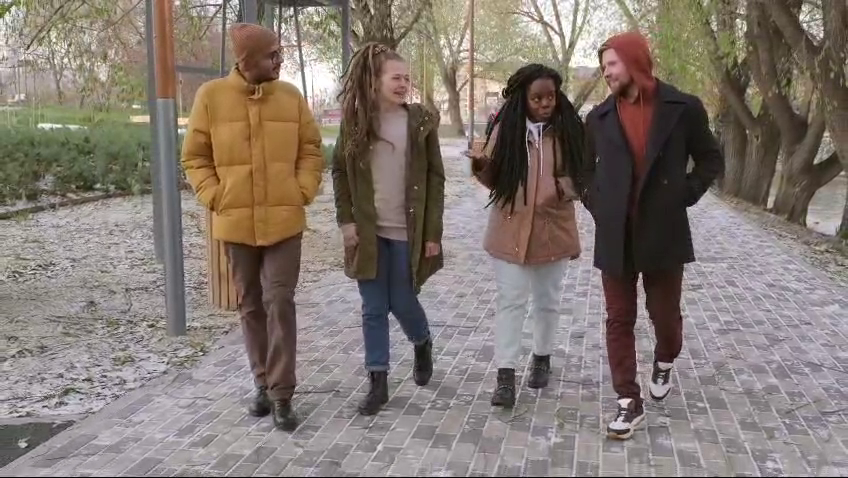
#> input picture frame 41 of walking video 2.mp4, 848 x 478 px
$ python Untitled36.py
#> lines starting #> are read from the running program, lines starting #| are printed output that depends on the picture; pictures that were not available may be replaced by others from this repository, and a replacement may not be noted
#!/usr/bin/env python
# coding: utf-8

# ### CAR & PEDESTRAIN DETECTION
# pedistrain detection
# In[ ]:


import cv2
import numpy as np

#create our body classifier
body_classifier = cv2.CascadeClassifier("D:\\Data Science with AI\\object dection\\Haarcascades\\haarcascade_fullbody.xml")

#initiate videio capture for video file
cap = cv2.VideoCapture("C:\\Users\\Achal Raghorte\\OneDrive\\Pictures\\image classification\\walking video 2.mp4")

#loop once video is successfully loaded
while cap.isOpened():

    #read first frame
    ret , frame =cap.read() #'ret':A boolean value indicating whether the frame was successfully read or not.
#> frame is the input picture: shape (478, 848, 3); mean B, G, R 114, 120.9, 131.6
    #frame = cv2.resize(frame ,None,fx=0.5, fy=0.5 ,interpolation =cv2.INTER_LINEAR)

    gray = cv2.cvtColor(frame ,cv2.COLOR_BGR2GRAY)
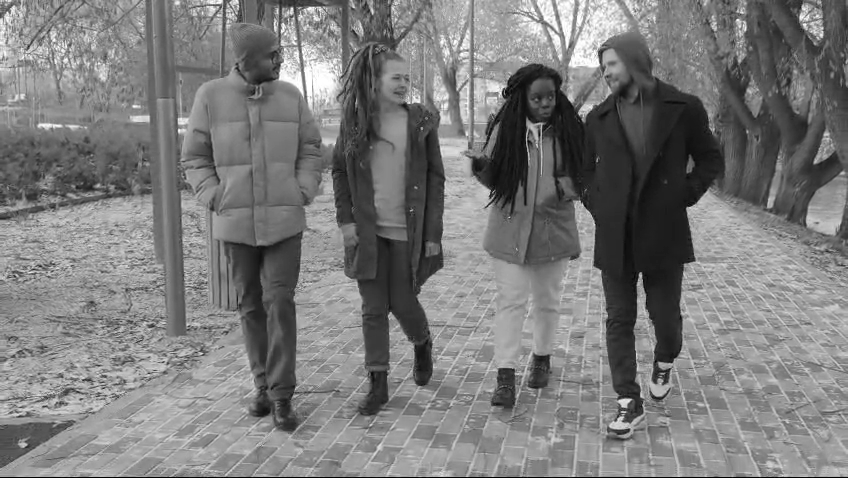
#> gray: shape (478, 848); min 0, max 255, mean 123.3
    #pass frame to our body classifier
    bodies = body_classifier.detectMultiScale(gray , 1.2, 3)
#> bodies = [[193, 157, 151, 302], [290, 73, 187, 373]]

    #extract bounding boxes for any bodies indentified
    for (x,y,w,h) in bodies:
        cv2.rectangle(frame ,(x,y) ,(x+w,y+h),(0,255,255),2)
        cv2.imshow('Pedestrains' , frame)
#> this loop made 2 passes
#> pass 1, `cv2.imshow('Pedestrains' , frame)`:
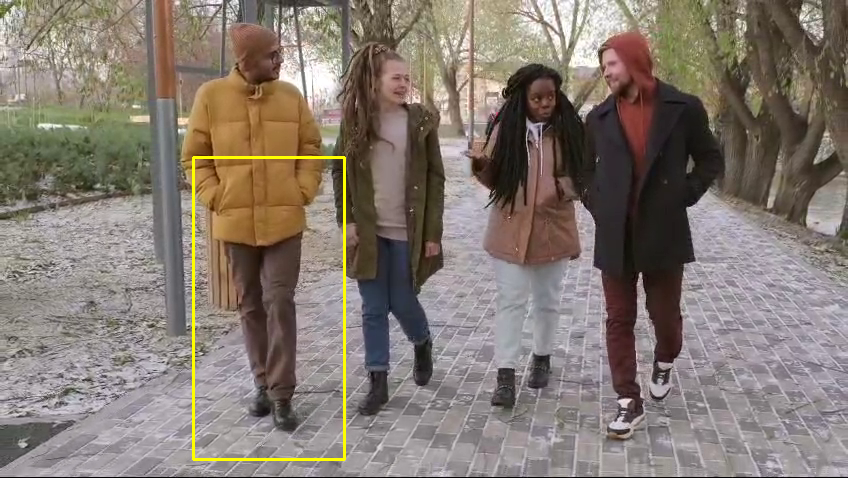
#> window 'Pedestrains': shape (478, 848, 3); mean B, G, R 113.2, 121.8, 132.3
#> pass 2, `cv2.imshow('Pedestrains' , frame)`:
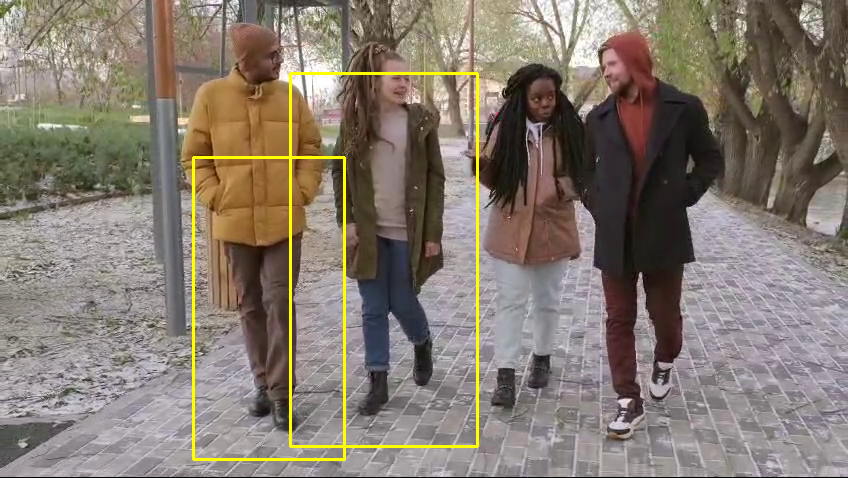
#> window 'Pedestrains': shape (478, 848, 3); mean B, G, R 112.2, 122.8, 133.2

    if cv2.waitKey(1) ==13: #13 is the enter key
#> (key Esc is pressed here)
        break


cap.release()
cv2.destroyAllWindows()


# ### Car Detection

# In[ ]:


import cv2
import time
import numpy as np

#create our body classifier
car_classifier = cv2.CascadeClassifier("D:\\Data Science with AI\\object dection\\Haarcascades\\haarcascade_car.xml")

#initiate video capture for video file
cap = cv2.VideoCapture("D:\\Data Science with AI\\object tracking\\los_angeles.mp4")

#loop once video is successfully loaded
while cap.isOpened():

    time.sleep(.05)
    #read first frame
    ret , frame = cap.read()
    gray = cv2.cvtColor(frame , cv2.COLOR_BGR2GRAY)

    #pass frame to our car classifier
    cars =car_classifier.detectMultiScale(gray , 1.4, 2)
#> cars = ()

    #extract bounging boxes for any bodies identified
    for (x,y,w,h) in cars:
        cv2.rectangle(frame, (x,y) ,(x+w ,y+h) ,(0 ,255,255),2)
        cv2.imshow('Cars' , frame)
#> this loop made 0 passes

    if cv2.waitKey(1) == 13: #13 is the enter key
#> (key Esc is pressed here)
        break


cap.release()
cv2.destroyAllWindows()


# In[ ]:

$ run again, starting later in the video
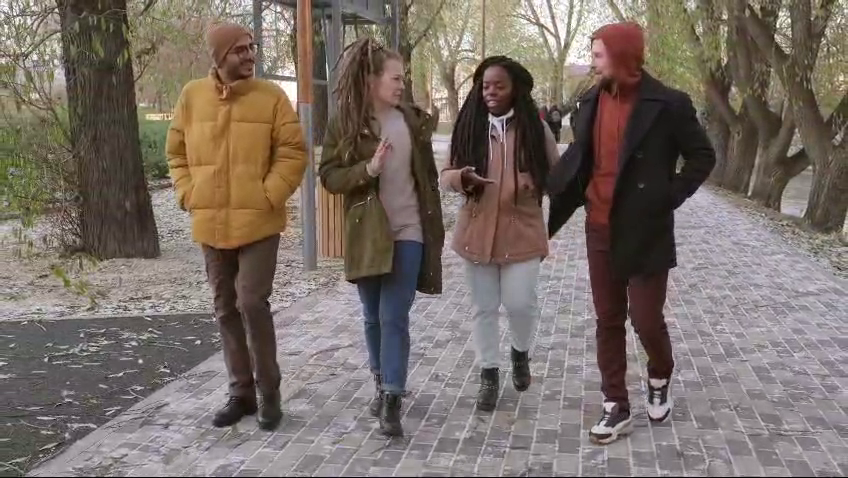
#> input picture frame 184 of walking video 2.mp4, 848 x 478 px
#> frame is the input picture: shape (478, 848, 3); mean B, G, R 103.2, 110.1, 121.4
#> `gray = cv2.cvtColor(frame ,cv2.COLOR_BGR2GRAY)`:
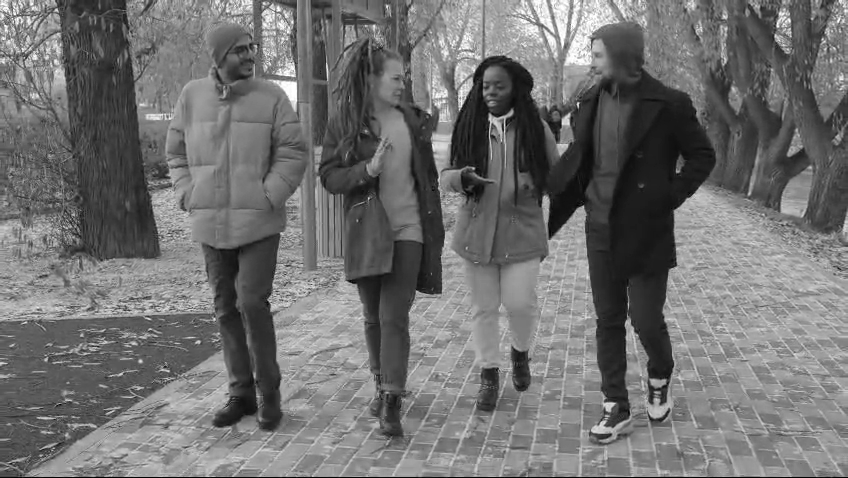
#> gray: shape (478, 848); min 0, max 255, mean 112.7
#> bodies = [[298, 107, 174, 347], [527, 44, 200, 399]]
#> the loop `for (x,y,w,h) in bodies:` made 2 passes
#> pass 2, `cv2.imshow('Pedestrains' , frame)`:
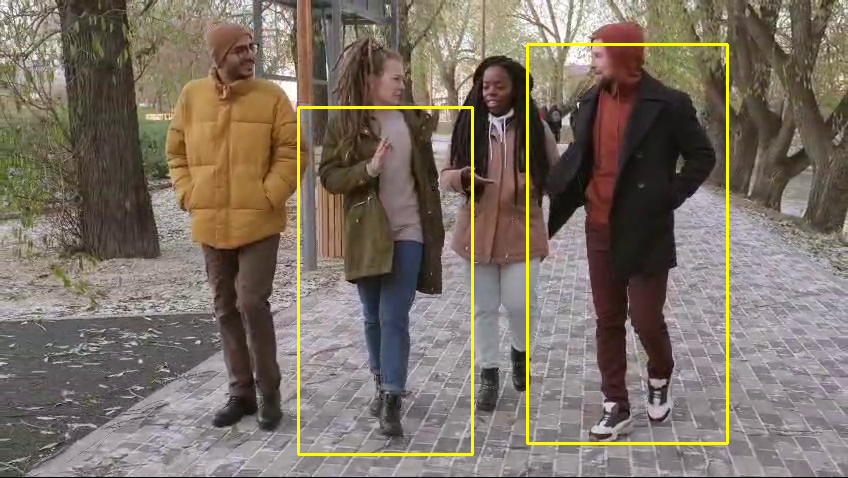
#> window 'Pedestrains': shape (478, 848, 3); mean B, G, R 101.3, 112.4, 123.5
#> cars = ()
